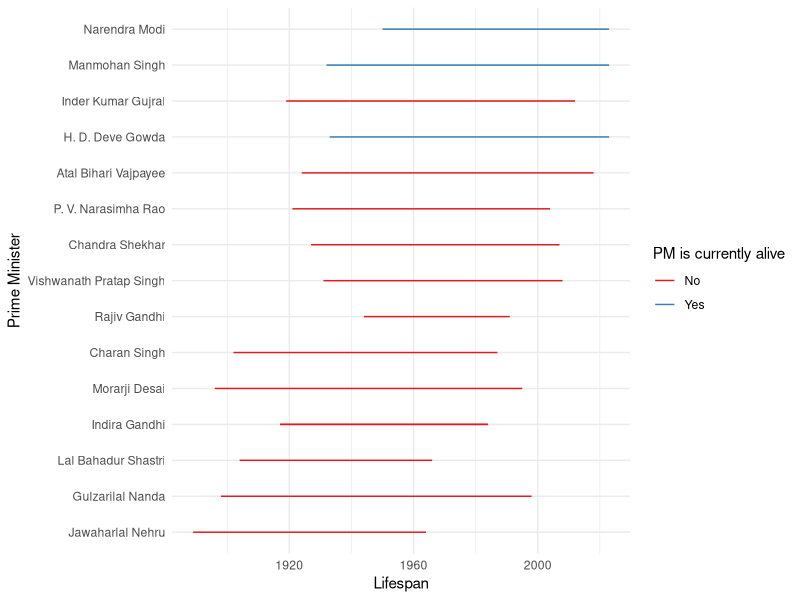

This figure's R source:
## ---- chunk 1
#| include: false
#| warning: false
#| message: false

library(tidyverse)
library(knitr)
## ---- chunk 2
#| echo: false
#| eval: true
#| warning: false
#| message: false

cleaned_data <- read_csv("../data/cleaned_data.csv", show_col_types = FALSE)
## ---- chunk 3
#| echo: false
#| eval: true
#| label: tbl-cleaned
#| tbl-cap: "Cleaned Data showing birth year, death year and lifespan for each Indian Prime Minister"
#| tbl-cap-location: bottom
#| warning: false

cleaned_data |>
  head() |>
  kable(
    col.names = c("Prime Minister", "Birth year", "Death year", "Age at death")
    )
## ---- chunk 4
#| label: fig-prime-minister-lifespan
#| fig-cap: Lifespan of all Indian Prime Ministers
#| echo: false

cleaned_data |>
  mutate(
    still_alive = if_else(is.na(Died), "Yes", "No"),
    Died = if_else(is.na(Died), as.integer(2023), Died)
  ) |>
  mutate(Name = as_factor(Name)) |>
  ggplot(
    aes(x = Born, xend = Died, y = Name, yend = Name, color = still_alive)
    ) +
  geom_segment() +
  labs(
    x = "Lifespan", y = "Prime Minister", color = "PM is currently alive"
    ) +
  theme_minimal() +
  scale_color_brewer(palette = "Set1")
